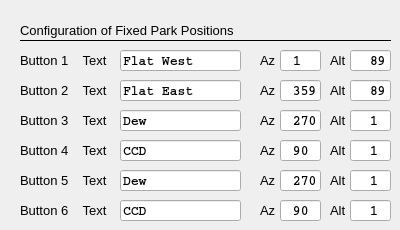
     <widget class="QWidget" name="tab_10">
      <attribute name="title">
       <string>Park Positions</string>
      </attribute>
      <widget class="QLineEdit" name="le_altParkPos3">
       <property name="geometry">
        <rect>
         <x>350</x>
         <y>110</y>
         <width>41</width>
         <height>21</height>
        </rect>
       </property>
       <property name="font">
        <font>
         <family>Courier</family>
         <pointsize>10</pointsize>
         <weight>75</weight>
         <bold>true</bold>
        </font>
       </property>
       <property name="mouseTracking">
        <bool>false</bool>
       </property>
       <property name="acceptDrops">
        <bool>false</bool>
       </property>
       <property name="layoutDirection">
        <enum>Qt::RightToLeft</enum>
       </property>
       <property name="inputMask">
        <string>99</string>
       </property>
       <property name="text">
        <string>1</string>
       </property>
       <property name="alignment">
        <set>Qt::AlignRight|Qt::AlignTrailing|Qt::AlignVCenter</set>
       </property>
       <property name="readOnly">
        <bool>false</bool>
       </property>
      </widget>
      <widget class="QLineEdit" name="le_parkPos3Text">
       <property name="geometry">
        <rect>
         <x>120</x>
         <y>110</y>
         <width>121</width>
         <height>21</height>
        </rect>
       </property>
       <property name="font">
        <font>
         <family>Courier</family>
         <pointsize>10</pointsize>
         <weight>75</weight>
         <bold>true</bold>
        </font>
       </property>
       <property name="mouseTracking">
        <bool>false</bool>
       </property>
       <property name="acceptDrops">
        <bool>false</bool>
       </property>
       <property name="toolTip">
        <string>Button text park menu 3</string>
       </property>
       <property name="layoutDirection">
        <enum>Qt::RightToLeft</enum>
       </property>
       <property name="text">
        <string>Dew</string>
       </property>
       <property name="alignment">
        <set>Qt::AlignLeading|Qt::AlignLeft|Qt::AlignVCenter</set>
       </property>
       <property name="readOnly">
        <bool>false</bool>
       </property>
      </widget>
      <widget class="QLineEdit" name="le_parkPos1Text">
       <property name="geometry">
        <rect>
         <x>120</x>
         <y>50</y>
         <width>121</width>
         <height>21</height>
        </rect>
       </property>
       <property name="font">
        <font>
         <family>Courier</family>
         <pointsize>10</pointsize>
         <weight>75</weight>
         <bold>true</bold>
        </font>
       </property>
       <property name="mouseTracking">
        <bool>false</bool>
       </property>
       <property name="acceptDrops">
        <bool>false</bool>
       </property>
       <property name="toolTip">
        <string>Button text park menu 1</string>
       </property>
       <property name="layoutDirection">
        <enum>Qt::RightToLeft</enum>
       </property>
       <property name="text">
        <string>Flat West</string>
       </property>
       <property name="readOnly">
        <bool>false</bool>
       </property>
      </widget>
      <widget class="QLabel" name="label_19">
       <property name="geometry">
        <rect>
         <x>260</x>
         <y>50</y>
         <width>21</width>
         <height>21</height>
        </rect>
       </property>
       <property name="font">
        <font>
         <pointsize>10</pointsize>
        </font>
       </property>
       <property name="text">
        <string>Az</string>
       </property>
      </widget>
      <widget class="QLabel" name="label_43">
       <property name="geometry">
        <rect>
         <x>260</x>
         <y>80</y>
         <width>21</width>
         <height>21</height>
        </rect>
       </property>
       <property name="font">
        <font>
         <pointsize>10</pointsize>
        </font>
       </property>
       <property name="text">
        <string>Az</string>
       </property>
      </widget>
      <widget class="QLabel" name="label_54">
       <property name="geometry">
        <rect>
         <x>20</x>
         <y>20</y>
         <width>221</width>
         <height>21</height>
        </rect>
       </property>
       <property name="font">
        <font>
         <pointsize>10</pointsize>
        </font>
       </property>
       <property name="text">
        <string>Configuration of Fixed Park Positions </string>
       </property>
      </widget>
      <widget class="QLineEdit" name="le_azParkPos3">
       <property name="geometry">
        <rect>
         <x>280</x>
         <y>110</y>
         <width>41</width>
         <height>21</height>
        </rect>
       </property>
       <property name="font">
        <font>
         <family>Courier</family>
         <pointsize>10</pointsize>
         <weight>75</weight>
         <bold>true</bold>
        </font>
       </property>
       <property name="mouseTracking">
        <bool>false</bool>
       </property>
       <property name="acceptDrops">
        <bool>false</bool>
       </property>
       <property name="layoutDirection">
        <enum>Qt::RightToLeft</enum>
       </property>
       <property name="inputMask">
        <string>999</string>
       </property>
       <property name="text">
        <string>270</string>
       </property>
       <property name="alignment">
        <set>Qt::AlignRight|Qt::AlignTrailing|Qt::AlignVCenter</set>
       </property>
       <property name="readOnly">
        <bool>false</bool>
       </property>
      </widget>
      <widget class="QLineEdit" name="le_parkPos2Text">
       <property name="geometry">
        <rect>
         <x>120</x>
         <y>80</y>
         <width>121</width>
         <height>21</height>
        </rect>
       </property>
       <property name="font">
        <font>
         <family>Courier</family>
         <pointsize>10</pointsize>
         <weight>75</weight>
         <bold>true</bold>
        </font>
       </property>
       <property name="mouseTracking">
        <bool>false</bool>
       </property>
       <property name="acceptDrops">
        <bool>false</bool>
       </property>
       <property name="toolTip">
        <string>Button text park menu 2</string>
       </property>
       <property name="layoutDirection">
        <enum>Qt::RightToLeft</enum>
       </property>
       <property name="text">
        <string>Flat East</string>
       </property>
       <property name="alignment">
        <set>Qt::AlignLeading|Qt::AlignLeft|Qt::AlignVCenter</set>
       </property>
       <property name="readOnly">
        <bool>false</bool>
       </property>
      </widget>
      <widget class="QLineEdit" name="le_azParkPos1">
       <property name="geometry">
        <rect>
         <x>280</x>
         <y>50</y>
         <width>41</width>
         <height>21</height>
        </rect>
       </property>
       <property name="font">
        <font>
         <family>Courier</family>
         <pointsize>10</pointsize>
         <weight>75</weight>
         <bold>true</bold>
        </font>
       </property>
       <property name="mouseTracking">
        <bool>false</bool>
       </property>
       <property name="acceptDrops">
        <bool>false</bool>
       </property>
       <property name="layoutDirection">
        <enum>Qt::RightToLeft</enum>
       </property>
       <property name="inputMask">
        <string>999</string>
       </property>
       <property name="text">
        <string>1</string>
       </property>
       <property name="alignment">
        <set>Qt::AlignRight|Qt::AlignTrailing|Qt::AlignVCenter</set>
       </property>
       <property name="readOnly">
        <bool>false</bool>
       </property>
      </widget>
      <widget class="QLabel" name="label_45">
       <property name="geometry">
        <rect>
         <x>330</x>
         <y>80</y>
         <width>21</width>
         <height>21</height>
        </rect>
       </property>
       <property name="font">
        <font>
         <pointsize>10</pointsize>
        </font>
       </property>
       <property name="text">
        <string>Alt</string>
       </property>
      </widget>
      <widget class="QLineEdit" name="le_altParkPos4">
       <property name="geometry">
        <rect>
         <x>350</x>
         <y>140</y>
         <width>41</width>
         <height>21</height>
        </rect>
       </property>
       <property name="font">
        <font>
         <family>Courier</family>
         <pointsize>10</pointsize>
         <weight>75</weight>
         <bold>true</bold>
        </font>
       </property>
       <property name="mouseTracking">
        <bool>false</bool>
       </property>
       <property name="acceptDrops">
        <bool>false</bool>
       </property>
       <property name="layoutDirection">
        <enum>Qt::RightToLeft</enum>
       </property>
       <property name="inputMask">
        <string>99</string>
       </property>
       <property name="text">
        <string>1</string>
       </property>
       <property name="alignment">
        <set>Qt::AlignRight|Qt::AlignTrailing|Qt::AlignVCenter</set>
       </property>
       <property name="readOnly">
        <bool>false</bool>
       </property>
      </widget>
      <widget class="QLineEdit" name="le_altParkPos1">
       <property name="geometry">
        <rect>
         <x>350</x>
         <y>50</y>
         <width>41</width>
         <height>21</height>
        </rect>
       </property>
       <property name="font">
        <font>
         <family>Courier</family>
         <pointsize>10</pointsize>
         <weight>75</weight>
         <bold>true</bold>
        </font>
       </property>
       <property name="mouseTracking">
        <bool>false</bool>
       </property>
       <property name="acceptDrops">
        <bool>false</bool>
       </property>
       <property name="layoutDirection">
        <enum>Qt::RightToLeft</enum>
       </property>
       <property name="inputMask">
        <string>99</string>
       </property>
       <property name="text">
        <string>89</string>
       </property>
       <property name="alignment">
        <set>Qt::AlignRight|Qt::AlignTrailing|Qt::AlignVCenter</set>
       </property>
       <property name="readOnly">
        <bool>false</bool>
       </property>
      </widget>
      <widget class="QLabel" name="label_2">
       <property name="geometry">
        <rect>
         <x>20</x>
         <y>50</y>
         <width>121</width>
         <height>21</height>
        </rect>
       </property>
       <property name="font">
        <font>
         <pointsize>10</pointsize>
        </font>
       </property>
       <property name="text">
        <string>Button 1    Text</string>
       </property>
      </widget>
      <widget class="QLineEdit" name="le_altParkPos2">
       <property name="geometry">
        <rect>
         <x>350</x>
         <y>80</y>
         <width>41</width>
         <height>21</height>
        </rect>
       </property>
       <property name="font">
        <font>
         <family>Courier</family>
         <pointsize>10</pointsize>
         <weight>75</weight>
         <bold>true</bold>
        </font>
       </property>
       <property name="mouseTracking">
        <bool>false</bool>
       </property>
       <property name="acceptDrops">
        <bool>false</bool>
       </property>
       <property name="layoutDirection">
        <enum>Qt::RightToLeft</enum>
       </property>
       <property name="inputMask">
        <string>99</string>
       </property>
       <property name="text">
        <string>89</string>
       </property>
       <property name="alignment">
        <set>Qt::AlignRight|Qt::AlignTrailing|Qt::AlignVCenter</set>
       </property>
       <property name="readOnly">
        <bool>false</bool>
       </property>
      </widget>
      <widget class="QLabel" name="label_51">
       <property name="geometry">
        <rect>
         <x>330</x>
         <y>140</y>
         <width>21</width>
         <height>21</height>
        </rect>
       </property>
       <property name="font">
        <font>
         <pointsize>10</pointsize>
        </font>
       </property>
       <property name="text">
        <string>Alt</string>
       </property>
      </widget>
      <widget class="QLabel" name="label_50">
       <property name="geometry">
        <rect>
         <x>20</x>
         <y>140</y>
         <width>121</width>
         <height>21</height>
        </rect>
       </property>
       <property name="font">
        <font>
         <pointsize>10</pointsize>
        </font>
       </property>
       <property name="text">
        <string>Button 4    Text</string>
       </property>
      </widget>
      <widget class="QLabel" name="label_44">
       <property name="geometry">
        <rect>
         <x>20</x>
         <y>80</y>
         <width>121</width>
         <height>21</height>
        </rect>
       </property>
       <property name="font">
        <font>
         <pointsize>10</pointsize>
        </font>
       </property>
       <property name="text">
        <string>Button 2    Text</string>
       </property>
      </widget>
      <widget class="QLineEdit" name="le_azParkPos2">
       <property name="geometry">
        <rect>
         <x>280</x>
         <y>80</y>
         <width>41</width>
         <height>21</height>
        </rect>
       </property>
       <property name="font">
        <font>
         <family>Courier</family>
         <pointsize>10</pointsize>
         <weight>75</weight>
         <bold>true</bold>
        </font>
       </property>
       <property name="mouseTracking">
        <bool>false</bool>
       </property>
       <property name="acceptDrops">
        <bool>false</bool>
       </property>
       <property name="layoutDirection">
        <enum>Qt::RightToLeft</enum>
       </property>
       <property name="inputMask">
        <string>999</string>
       </property>
       <property name="text">
        <string>359</string>
       </property>
       <property name="alignment">
        <set>Qt::AlignRight|Qt::AlignTrailing|Qt::AlignVCenter</set>
       </property>
       <property name="readOnly">
        <bool>false</bool>
       </property>
      </widget>
      <widget class="QLabel" name="label_49">
       <property name="geometry">
        <rect>
         <x>260</x>
         <y>140</y>
         <width>21</width>
         <height>21</height>
        </rect>
       </property>
       <property name="font">
        <font>
         <pointsize>10</pointsize>
        </font>
       </property>
       <property name="text">
        <string>Az</string>
       </property>
      </widget>
      <widget class="QLabel" name="label_3">
       <property name="geometry">
        <rect>
         <x>330</x>
         <y>50</y>
         <width>21</width>
         <height>21</height>
        </rect>
       </property>
       <property name="font">
        <font>
         <pointsize>10</pointsize>
        </font>
       </property>
       <property name="text">
        <string>Alt</string>
       </property>
      </widget>
      <widget class="Line" name="line_4">
       <property name="geometry">
        <rect>
         <x>20</x>
         <y>30</y>
         <width>371</width>
         <height>21</height>
        </rect>
       </property>
       <property name="font">
        <font>
         <pointsize>10</pointsize>
        </font>
       </property>
       <property name="frameShadow">
        <enum>QFrame::Plain</enum>
       </property>
       <property name="orientation">
        <enum>Qt::Horizontal</enum>
       </property>
      </widget>
      <widget class="QLineEdit" name="le_azParkPos4">
       <property name="geometry">
        <rect>
         <x>280</x>
         <y>140</y>
         <width>41</width>
         <height>21</height>
        </rect>
       </property>
       <property name="font">
        <font>
         <family>Courier</family>
         <pointsize>10</pointsize>
         <weight>75</weight>
         <bold>true</bold>
        </font>
       </property>
       <property name="mouseTracking">
        <bool>false</bool>
       </property>
       <property name="acceptDrops">
        <bool>false</bool>
       </property>
       <property name="layoutDirection">
        <enum>Qt::RightToLeft</enum>
       </property>
       <property name="inputMask">
        <string>999</string>
       </property>
       <property name="text">
        <string>90</string>
       </property>
       <property name="alignment">
        <set>Qt::AlignRight|Qt::AlignTrailing|Qt::AlignVCenter</set>
       </property>
       <property name="readOnly">
        <bool>false</bool>
       </property>
      </widget>
      <widget class="QLabel" name="label_46">
       <property name="geometry">
        <rect>
         <x>260</x>
         <y>110</y>
         <width>21</width>
         <height>21</height>
        </rect>
       </property>
       <property name="font">
        <font>
         <pointsize>10</pointsize>
        </font>
       </property>
       <property name="text">
        <string>Az</string>
       </property>
      </widget>
      <widget class="QLabel" name="label_48">
       <property name="geometry">
        <rect>
         <x>330</x>
         <y>110</y>
         <width>21</width>
         <height>21</height>
        </rect>
       </property>
       <property name="font">
        <font>
         <pointsize>10</pointsize>
        </font>
       </property>
       <property name="text">
        <string>Alt</string>
       </property>
      </widget>
      <widget class="QLineEdit" name="le_parkPos4Text">
       <property name="geometry">
        <rect>
         <x>120</x>
         <y>140</y>
         <width>121</width>
         <height>21</height>
        </rect>
       </property>
       <property name="font">
        <font>
         <family>Courier</family>
         <pointsize>10</pointsize>
         <weight>75</weight>
         <bold>true</bold>
        </font>
       </property>
       <property name="mouseTracking">
        <bool>false</bool>
       </property>
       <property name="acceptDrops">
        <bool>false</bool>
       </property>
       <property name="toolTip">
        <string>Button text park menu 4</string>
       </property>
       <property name="layoutDirection">
        <enum>Qt::RightToLeft</enum>
       </property>
       <property name="text">
        <string>CCD</string>
       </property>
       <property name="alignment">
        <set>Qt::AlignLeading|Qt::AlignLeft|Qt::AlignVCenter</set>
       </property>
       <property name="readOnly">
        <bool>false</bool>
       </property>
      </widget>
      <widget class="QLabel" name="label_47">
       <property name="geometry">
        <rect>
         <x>20</x>
         <y>110</y>
         <width>121</width>
         <height>21</height>
        </rect>
       </property>
       <property name="font">
        <font>
         <pointsize>10</pointsize>
        </font>
       </property>
       <property name="text">
        <string>Button 3    Text</string>
       </property>
      </widget>
      <widget class="QLineEdit" name="le_azParkPos5">
       <property name="geometry">
        <rect>
         <x>280</x>
         <y>170</y>
         <width>41</width>
         <height>21</height>
        </rect>
       </property>
       <property name="font">
        <font>
         <family>Courier</family>
         <pointsize>10</pointsize>
         <weight>75</weight>
         <bold>true</bold>
        </font>
       </property>
       <property name="mouseTracking">
        <bool>false</bool>
       </property>
       <property name="acceptDrops">
        <bool>false</bool>
       </property>
       <property name="layoutDirection">
        <enum>Qt::RightToLeft</enum>
       </property>
       <property name="inputMask">
        <string>999</string>
       </property>
       <property name="text">
        <string>270</string>
       </property>
       <property name="alignment">
        <set>Qt::AlignRight|Qt::AlignTrailing|Qt::AlignVCenter</set>
       </property>
       <property name="readOnly">
        <bool>false</bool>
       </property>
      </widget>
      <widget class="QLabel" name="label_92">
       <property name="geometry">
        <rect>
         <x>20</x>
         <y>200</y>
         <width>121</width>
         <height>21</height>
        </rect>
       </property>
       <property name="font">
        <font>
         <pointsize>10</pointsize>
        </font>
       </property>
       <property name="text">
        <string>Button 6    Text</string>
       </property>
      </widget>
      <widget class="QLineEdit" name="le_altParkPos6">
       <property name="geometry">
        <rect>
         <x>350</x>
         <y>200</y>
         <width>41</width>
         <height>21</height>
        </rect>
       </property>
       <property name="font">
        <font>
         <family>Courier</family>
         <pointsize>10</pointsize>
         <weight>75</weight>
         <bold>true</bold>
        </font>
       </property>
       <property name="mouseTracking">
        <bool>false</bool>
       </property>
       <property name="acceptDrops">
        <bool>false</bool>
       </property>
       <property name="layoutDirection">
        <enum>Qt::RightToLeft</enum>
       </property>
       <property name="inputMask">
        <string>99</string>
       </property>
       <property name="text">
        <string>1</string>
       </property>
       <property name="alignment">
        <set>Qt::AlignRight|Qt::AlignTrailing|Qt::AlignVCenter</set>
       </property>
       <property name="readOnly">
        <bool>false</bool>
       </property>
      </widget>
      <widget class="QLabel" name="label_93">
       <property name="geometry">
        <rect>
         <x>260</x>
         <y>170</y>
         <width>21</width>
         <height>21</height>
        </rect>
       </property>
       <property name="font">
        <font>
         <pointsize>10</pointsize>
        </font>
       </property>
       <property name="text">
        <string>Az</string>
       </property>
      </widget>
      <widget class="QLabel" name="label_94">
       <property name="geometry">
        <rect>
         <x>330</x>
         <y>170</y>
         <width>21</width>
         <height>21</height>
        </rect>
       </property>
       <property name="font">
        <font>
         <pointsize>10</pointsize>
        </font>
       </property>
       <property name="text">
        <string>Alt</string>
       </property>
      </widget>
      <widget class="QLabel" name="label_95">
       <property name="geometry">
        <rect>
         <x>20</x>
         <y>170</y>
         <width>121</width>
         <height>21</height>
        </rect>
       </property>
       <property name="font">
        <font>
         <pointsize>10</pointsize>
        </font>
       </property>
       <property name="text">
        <string>Button 5    Text</string>
       </property>
      </widget>
      <widget class="QLineEdit" name="le_altParkPos5">
       <property name="geometry">
        <rect>
         <x>350</x>
         <y>170</y>
         <width>41</width>
         <height>21</height>
        </rect>
       </property>
       <property name="font">
        <font>
         <family>Courier</family>
         <pointsize>10</pointsize>
         <weight>75</weight>
         <bold>true</bold>
        </font>
       </property>
       <property name="mouseTracking">
        <bool>false</bool>
       </property>
       <property name="acceptDrops">
        <bool>false</bool>
       </property>
       <property name="layoutDirection">
        <enum>Qt::RightToLeft</enum>
       </property>
       <property name="inputMask">
        <string>99</string>
       </property>
       <property name="text">
        <string>1</string>
       </property>
       <property name="alignment">
        <set>Qt::AlignRight|Qt::AlignTrailing|Qt::AlignVCenter</set>
       </property>
       <property name="readOnly">
        <bool>false</bool>
       </property>
      </widget>
      <widget class="QLineEdit" name="le_parkPos6Text">
       <property name="geometry">
        <rect>
         <x>120</x>
         <y>200</y>
         <width>121</width>
         <height>21</height>
        </rect>
       </property>
       <property name="font">
        <font>
         <family>Courier</family>
         <pointsize>10</pointsize>
         <weight>75</weight>
         <bold>true</bold>
        </font>
       </property>
       <property name="mouseTracking">
        <bool>false</bool>
       </property>
       <property name="acceptDrops">
        <bool>false</bool>
       </property>
       <property name="toolTip">
        <string>Button text park menu 4</string>
       </property>
       <property name="layoutDirection">
        <enum>Qt::RightToLeft</enum>
       </property>
       <property name="text">
        <string>CCD</string>
       </property>
       <property name="alignment">
        <set>Qt::AlignLeading|Qt::AlignLeft|Qt::AlignVCenter</set>
       </property>
       <property name="readOnly">
        <bool>false</bool>
       </property>
      </widget>
      <widget class="QLineEdit" name="le_parkPos5Text">
       <property name="geometry">
        <rect>
         <x>120</x>
         <y>170</y>
         <width>121</width>
         <height>21</height>
        </rect>
       </property>
       <property name="font">
        <font>
         <family>Courier</family>
         <pointsize>10</pointsize>
         <weight>75</weight>
         <bold>true</bold>
        </font>
       </property>
       <property name="mouseTracking">
        <bool>false</bool>
       </property>
       <property name="acceptDrops">
        <bool>false</bool>
       </property>
       <property name="toolTip">
        <string>Button text park menu 3</string>
       </property>
       <property name="layoutDirection">
        <enum>Qt::RightToLeft</enum>
       </property>
       <property name="text">
        <string>Dew</string>
       </property>
       <property name="alignment">
        <set>Qt::AlignLeading|Qt::AlignLeft|Qt::AlignVCenter</set>
       </property>
       <property name="readOnly">
        <bool>false</bool>
       </property>
      </widget>
      <widget class="QLabel" name="label_131">
       <property name="geometry">
        <rect>
         <x>260</x>
         <y>200</y>
         <width>21</width>
         <height>21</height>
        </rect>
       </property>
       <property name="font">
        <font>
         <pointsize>10</pointsize>
        </font>
       </property>
       <property name="text">
        <string>Az</string>
       </property>
      </widget>
      <widget class="QLabel" name="label_132">
       <property name="geometry">
        <rect>
         <x>330</x>
         <y>200</y>
         <width>21</width>
         <height>21</height>
        </rect>
       </property>
       <property name="font">
        <font>
         <pointsize>10</pointsize>
        </font>
       </property>
       <property name="text">
        <string>Alt</string>
       </property>
      </widget>
      <widget class="QLineEdit" name="le_azParkPos6">
       <property name="geometry">
        <rect>
         <x>280</x>
         <y>200</y>
         <width>41</width>
         <height>21</height>
        </rect>
       </property>
       <property name="font">
        <font>
         <family>Courier</family>
         <pointsize>10</pointsize>
         <weight>75</weight>
         <bold>true</bold>
        </font>
       </property>
       <property name="mouseTracking">
        <bool>false</bool>
       </property>
       <property name="acceptDrops">
        <bool>false</bool>
       </property>
       <property name="layoutDirection">
        <enum>Qt::RightToLeft</enum>
       </property>
       <property name="inputMask">
        <string>999</string>
       </property>
       <property name="text">
        <string>90</string>
       </property>
       <property name="alignment">
        <set>Qt::AlignRight|Qt::AlignTrailing|Qt::AlignVCenter</set>
       </property>
       <property name="readOnly">
        <bool>false</bool>
       </property>
      </widget>
     </widget>
